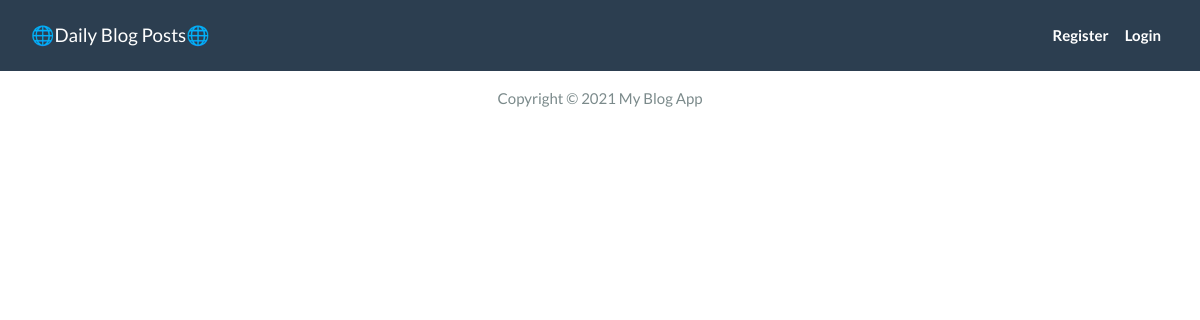
Before: /leerPost with the older database file.
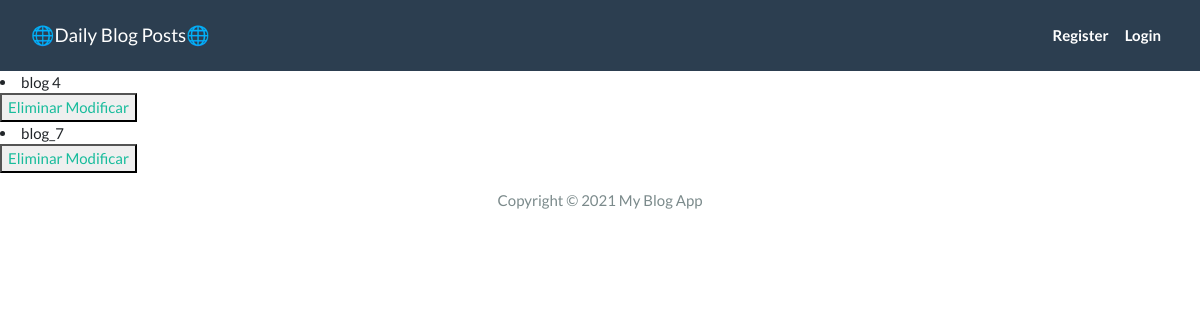
After: the same page with the newer database file.
### loginApp/models.py (models this page shows)
class Post(models.Model):
    title = models.CharField(max_length=200, )
    slug = models.SlugField(max_length=200, )
    author = models.ForeignKey(User, on_delete=models.CASCADE, related_name="blog_post")
    created_on= models.DateTimeField(auto_now_add=True)
    updated_on= models.DateTimeField(auto_now_add=True)
    content= RichTextField(blank=True, null= True)
    status=models.IntegerField(choices=STATUS, default=0)
    imagen=models.ImageField(upload_to="fotos", null= True,  blank=True)

### loginApp/views.py (the view)
# urls.py: path('leerPost',leer_post,name="leer_post"),
def leer_post(request):
    post= Post.objects.all()
    contexto= {"post":post}
    return render(request,"leerPost.html",contexto)

### templates/leerPost.html (shortened to what this page needs)
{% extends 'base.html' %}
{% block content %}
    {% for p in post %}
        <li>{{ p.title }}</li>
        <button>
            <a href="{% url 'eliminar_post' p.title %}"> Eliminar </a>
            <a href="{% url 'modificar_post' p.title %}"> Modificar </a>
        </button>
    {% endfor %}
{% endblock %}

Changed rows visible on the page:
added Post: title "blog 4"
added Post: title "blog_7"
